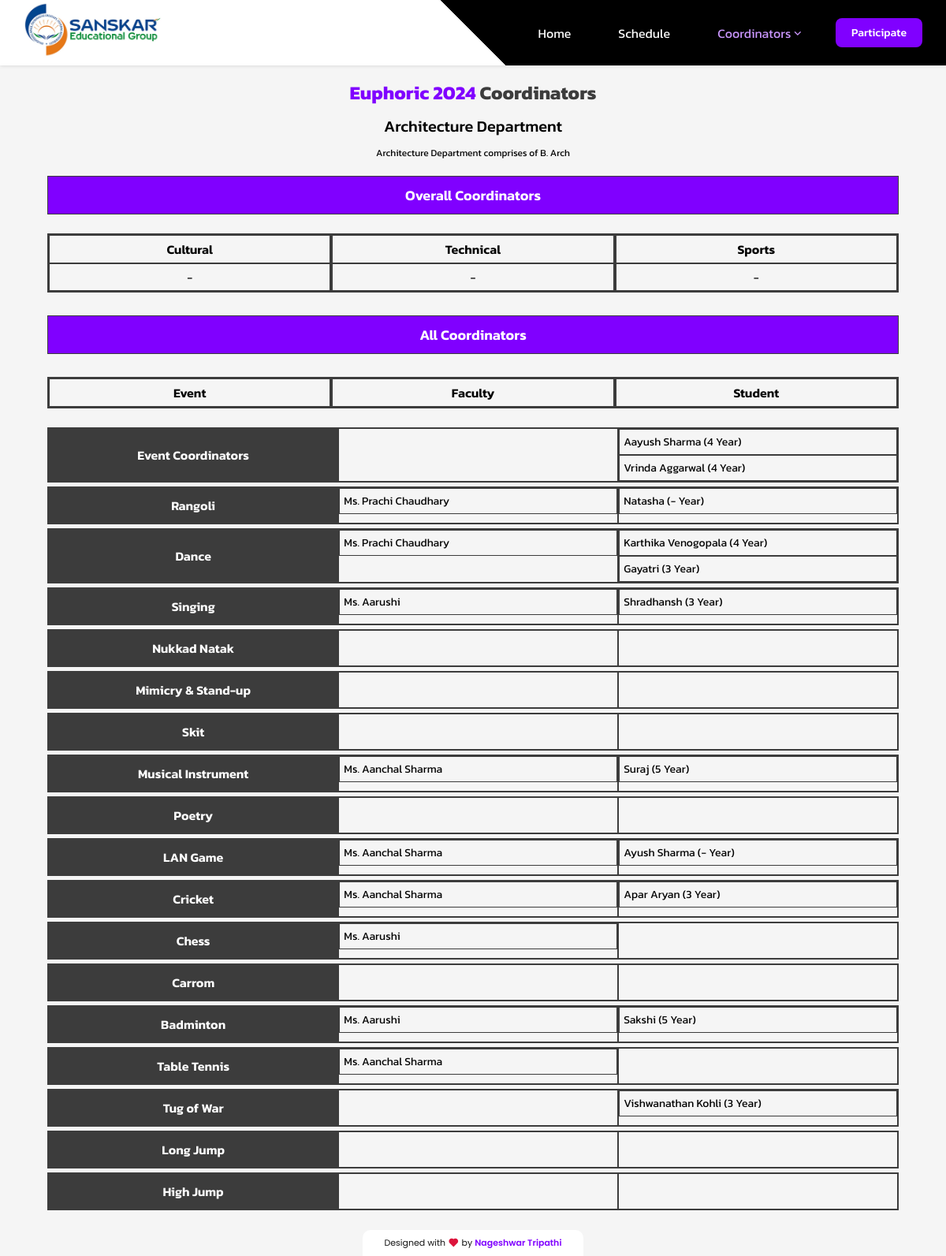
Page /coordinators/Architecture/ on the committed database.
### main/models.py (models this page shows, shortened)
class Department(models.Model):
    name = models.CharField(max_length=100, unique=True)
    description = models.CharField(max_length=255, null=True, blank=True)
    cultural = models.CharField(max_length=100, null=True, blank=True)
    sports = models.CharField(max_length=100, null=True, blank=True)
    technical = models.CharField(max_length=100, null=True, blank=True)

class EventGroup(models.Model):
    name = models.CharField(max_length=255, unique=True)
    def __str__(self):
        return self.name

class StudentCoordinator(models.Model):
    name = models.CharField(max_length=100)
    year = models.CharField(max_length=50)
    event = models.ForeignKey(EventGroup, null=True, on_delete=models.SET_NULL)
    department = models.ForeignKey(
        Department, on_delete=models.SET_NULL, null=True)

class FactultyCoordinator(models.Model):
    name = models.CharField(max_length=100)
    event = models.ForeignKey(EventGroup, null=True, on_delete=models.SET_NULL)
    department = models.ForeignKey(
        Department, on_delete=models.SET_NULL, null=True)

### main/smart_views.py (the view)
# urls.py: path('coordinators/<str:department>/',
def coordinators(request, department):
    department_instance = Department.objects.get(name=department)
    all_events = EventGroup.objects.all()
    coordinators = []
    for event in all_events:
        faculty = FactultyCoordinator.objects.filter(
            department=department_instance, event=event).all()
        students = StudentCoordinator.objects.filter(
            department=department_instance, event=event)
        item = {
            'event': event,
            'faculties': faculty,
            'students': students
        }
        coordinators.append(item)
    departments = Department.objects.all()
    data = {
        'departments': departments,
        'department': department_instance,
        'coordinators': coordinators,
    }
    return render(request, 'main/coordinators.html', data)

### main/templates/main/coordinators.html (shortened to what this page needs)
{% extends "main/base.html" %}
{% load static %}
{% block head %}
<link rel="stylesheet" href="{% static 'main/css/coordinators.css' %}">
{% endblock head %}
{% block body %}
{% include 'main/topbar.html' %}
<section class="container">
    <h1 class="container-head"><span>Euphoric 2024</span> Coordinators</h1>
    <h3 class="container-subhead">{{department.name}} Department</h3>
    <p class="container-text">{{department.description}}</p>
    <div class="wrapper">
        <div class="overall-wrapper">
            <h3 class="wrapper-header">Overall Coordinators</h3>
            <br>
            <div class="overall-bracket">
                <div class="overall-column">
                    <h3>Cultural</h3>
                    <p>{{department.cultural}}</p>
                </div>
                <div class="overall-column">
                    <h3>Technical</h3>
                    <p>{{department.technical}}</p>
                </div>
                <div class="overall-column">
                    <h3>Sports</h3>
                    <p>{{department.sports}}</p>
                </div>
            </div>
        </div>
        <div class="wrapper-break"></div>
        <div class="coordinator-wrapper">
            <br>
            <h3 class="wrapper-header">All Coordinators</h3><br>
            <div class="wrapper-break"></div>
            <div class="overall-bracket" id="desktop-head">
                <div class="overall-column">
                    <h3>Event</h3>
                </div>
                <div class="overall-column">
                    <h3>Faculty</h3>
                </div>
                <div class="overall-column">
                    <h3>Student</h3>
                </div>
            </div>
            <br>
            {% for coordinator in coordinators %}
            <div class="coordinator-row">
                <div class="event-block">
                    {{coordinator.event}}
                </div>
                <div class="coordinator-block">
                    {% for faculty in coordinator.faculties %}
                    <div class="coordinator-item">{{faculty.name}}</div>
                    {% endfor %}
                </div>
                <div class="coordinator-block">
                    {% for student in coordinator.students %}
                    <div class="coordinator-item">{{student.name}} ({{student.year}} Year)</div>
                    {% endfor %}
                </div>
            </div>
            <div class="wrapper-break"></div>
            {% endfor %}
        </div>
    </div>
</section>
{% include 'main/brand.html' %}
{% endblock body %}

### main/static/main/css/global.css (style rules this page uses)
* { padding: 0; margin: 0; box-sizing: border-box; transition: 0.3s ease-in-out; }
html { scroll-behavior: smooth; }
:root { --text: rgb(20, 20, 20); --bg: rgb(245, 245, 245); --text-dull: rgb(60, 60, 60); --bg-dull: rgb(230, 230, 230); --primary: rgb(0, 10, 230); --primary: rgb(128, 0, 255); --nav-active: rgb(203, 151, 255); --primary-dull: rgb(93, 0, 185); --shadow: rgb(230, 230, 230); }
body { font-family: "Poppins"; background: var(--bg); color: var(--text); color: var; overflow-x: hidden; }

### main/static/main/css/master.css (style rules this page uses)
.container { width: 90%; margin: auto; min-height: 100vh; padding-top: 100px; padding-bottom: 20px; }
.container-head { font-size: 24px; text-align: center; color: var(--text-dull); width: 600px; margin: auto; font-family: "Kanit"; }
.container-head span { color: var(--primary); }

### main/static/main/css/coordinators.css (style rules this page uses)
.container-subhead { text-align: center; font-size: 20px; margin-top: 10px; color: black; font-family: "Kanit"; font-weight: 500; }
.container-text { text-align: center; font-size: 12px; font-family: "Kanit"; color: black; margin-top: 10px; }
.wrapper { margin-top: 20px; width: 100%; font-family: "Kanit"; border-radius: 5px; color: black; }
.overall-wrapper { width: 100%; display: flex; flex-direction: column; align-items: center; justify-content: center; }
.wrapper-header { width: 100%; text-align: center; padding: 10px; font-size: 18px; font-weight: 600; color: white; background: var(--primary); border: 1px solid var(--text-dull); }
.overall-bracket { display: flex; align-items: center; justify-content: center; border: 1px solid var(--text-dull); width: 100%; }
.overall-column { display: flex; align-items: center; flex-direction: column; justify-content: center; border: 1px solid var(--text-dull); width: 100%; }
.overall-column h3 { width: 100%; font-size: 16px; font-weight: 600; padding: 5px; text-align: center; border: 1px solid var(--text-dull); }
.overall-column p { width: 100%; font-size: 15px; padding: 5px; text-align: center; border: 1px solid var(--text-dull); }
.wrapper-break { width: 100%; height: 5px; }
.coordinator-row { display: flex; width: 100%; border: 1px solid var(--text-dull); }
.event-block { width: 100%; text-align: center; display: flex; align-items: center; justify-content: center; font-weight: 600; border: 1px solid var(--text-dull); padding: 10px; color: white; background: var(--text-dull); }
.coordinator-block { width: 100%; border: 1px solid var(--text-dull); }
.coordinator-item { text-align: left; padding: 5px; border: 1px solid var(--text-dull); font-size: 14px; }

### rows in the picture
Department: name "Architecture", description "Architecture Department comprises of B. Arch", cultural "-", technical "-", sports "-"
EventGroup: event "Event Coordinators"
StudentCoordinator: name "Aayush Sharma", year "4"
StudentCoordinator: name "Vrinda Aggarwal", year "4"
EventGroup: event "Rangoli"
FactultyCoordinator: name "Ms. Prachi Chaudhary"
StudentCoordinator: name "Natasha", year "-"
EventGroup: event "Dance"
FactultyCoordinator: name "Ms. Prachi Chaudhary"
StudentCoordinator: name "Karthika Venogopala", year "4"
StudentCoordinator: name "Gayatri", year "3"
EventGroup: event "Singing"
FactultyCoordinator: name "Ms. Aarushi"
StudentCoordinator: name "Shradhansh", year "3"
EventGroup: event "Nukkad Natak"
EventGroup: event "Mimicry & Stand-up"
EventGroup: event "Skit"
EventGroup: event "Musical Instrument"
FactultyCoordinator: name "Ms. Aanchal Sharma"
StudentCoordinator: name "Suraj", year "5"
EventGroup: event "Poetry"
EventGroup: event "LAN Game"
FactultyCoordinator: name "Ms. Aanchal Sharma"
StudentCoordinator: name "Ayush Sharma", year "-"
EventGroup: event "Cricket"
FactultyCoordinator: name "Ms. Aanchal Sharma"
StudentCoordinator: name "Apar Aryan", year "3"
EventGroup: event "Chess"
FactultyCoordinator: name "Ms. Aarushi"
EventGroup: event "Carrom"
EventGroup: event "Badminton"
FactultyCoordinator: name "Ms. Aarushi"
StudentCoordinator: name "Sakshi", year "5"
EventGroup: event "Table Tennis"
FactultyCoordinator: name "Ms. Aanchal Sharma"
EventGroup: event "Tug of War"
StudentCoordinator: name "Vishwanathan Kohli", year "3"
EventGroup: event "Long Jump"
EventGroup: event "High Jump"
